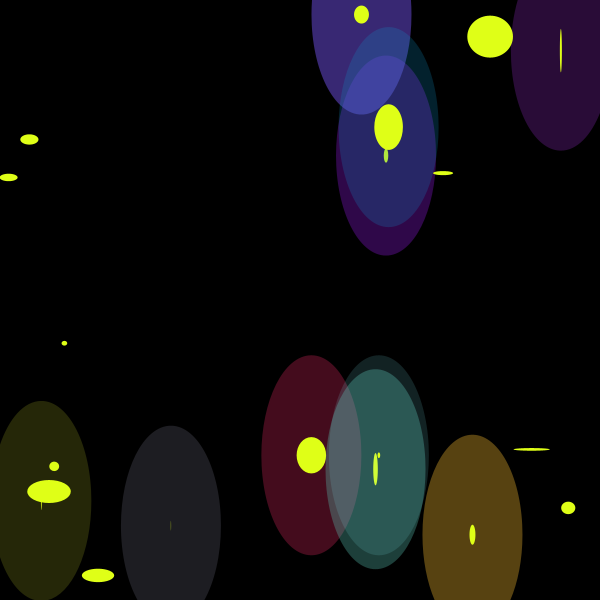
Frame 1 (no input)
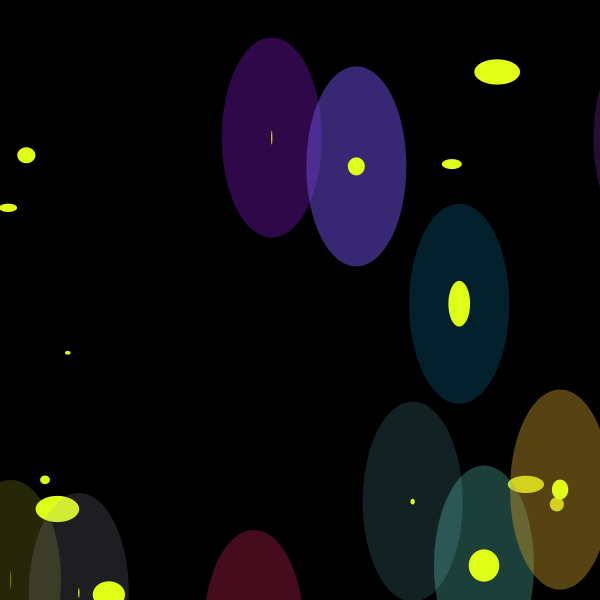
Frame 60 (the mouse pressed at the canvas centre just before this capture)
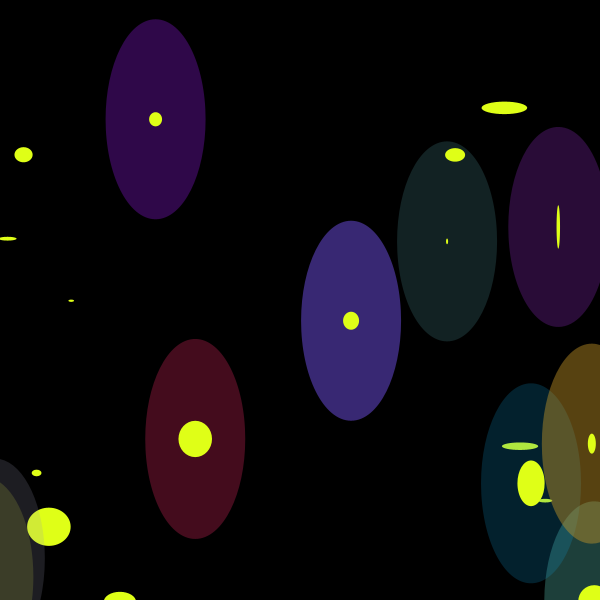
Frame 120 (the mouse held since frame 60 and released just before this capture)

The Processing sketch that drew these frames (run headless with seeded random() and noise(); from frame 60 on, the mouse is pressed at the canvas centre):

// Processing sketch: processing_144978
// ── processing_144978.pde

int _num = 10;     
Circle[] _circleArr = {
}; 
 
void setup() {
  size(600, 600);
  background(255);
  strokeWeight(1);
  fill(500, 500);
  drawCircles();
}
 
void draw() {   
  background(0);
  for (int i=0; i<_circleArr.length; i++) {
    Circle thisCirc = _circleArr[i];
    thisCirc.updateMe();
  }
}
 
void mouseReleased() {
  drawCircles();
}
 
void drawCircles() {
  for (int i=0; i<_num; i++) {
    Circle thisCirc = new Circle();
    thisCirc.drawMe();
    _circleArr = (Circle[])append(_circleArr, thisCirc);
  }
}
 
 
class Circle {
  float x, y, x1, y1, x2, y2;
  float radius;
  color linecol, fillcol;
  float alph;
  float xmove, ymove;
  float rot;
 
  Circle() {
    x = random(width);
    y = random(height);
    x1 = random(width)-random(10);
    y1 = random(height)-random(5, 10);
    x2 = random(width)+random(10);
    y2 = random(height)-random(5, 10);
    radius = random(5, 50);
    linecol = color(random(255), random(255), random(255));
    fillcol = color(random(255), random(255), random(255));
    alph = random(30, 150);
 
    xmove = random(-2, 2);// - 5;
    ymove = random(-2, 5); //- 5;
    rot=radians(x*6);
  }
 
  void drawMe() {
    noStroke();
    fill(fillcol, alph);
    //  pushMatrix();
    //  translate(-x,-y);
    //  rotate(rot);
   ellipse(x,y,100,200);
    //ellipse(x, y, radius*2, radius*2);
    //  popMatrix();
   
    fill(223,255,23);
    ellipse(x, y, random(radius), radius);
    ellipse(x1, y1, radius, random(radius));  
  
  }
 
  void updateMe() {
    x += xmove;
    y += ymove;
    x1 += xmove*0.1;
    y1 += ymove*0.2;
    x2 += xmove*0.3;
    y2 += ymove*0.4;
    
    if (x > (width+radius)) {
      x=width+radius;
      xmove= -xmove;
    }
    if (x < (0-radius)) {
      x=0-radius;
      xmove= -xmove;
    }
    if (y > (height+radius)) {
      y=height+radius;
      ymove= -ymove;
    }
    if (y < (0-radius)) {
      y=0-radius;
      ymove= -ymove;
    }
    /*
     if (x1 > (width+radius)) {
      x1=width+radius;
      xmove= -xmove;
    }
    if (x1 < (0-radius)) {
      x1=0-radius;
      xmove= -xmove;
    }
    if (y1 > (height+radius)) {
      y1=height+radius;
      ymove= -ymove;
    }
    if (y1 < (0-radius)) {
      y1=0-radius;
      ymove= -ymove;
    }
    */
     if (x2 > (width+radius)) {
      x2=width+radius;
      xmove= -xmove;
    }
    if (x2 < (0-radius)) {
      x2=0-radius;
      xmove= -xmove;
    }
    if (y2 > (height+radius)) {
      y2=height+radius;
      ymove= -ymove;
    }
    if (y2 < (0-radius)) {
      y2=0-radius;
      ymove= -ymove;
    }
    drawMe();
  }
}
